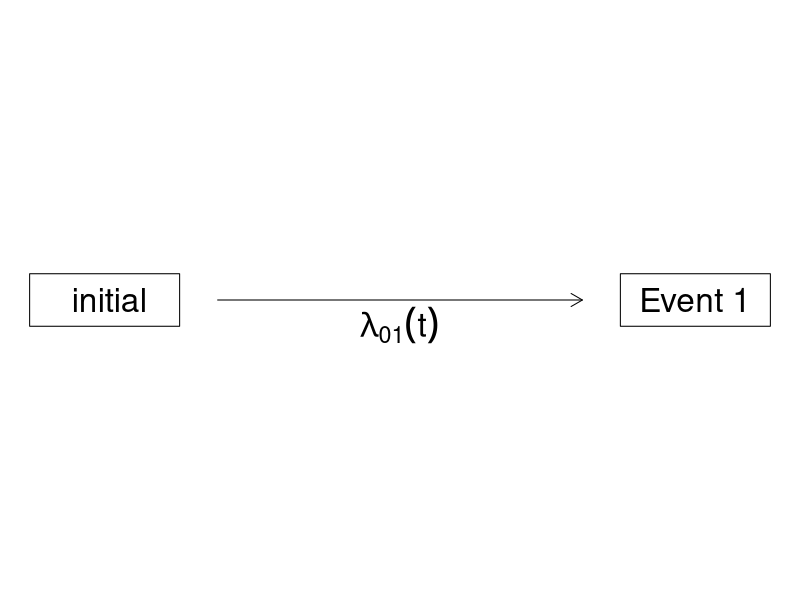
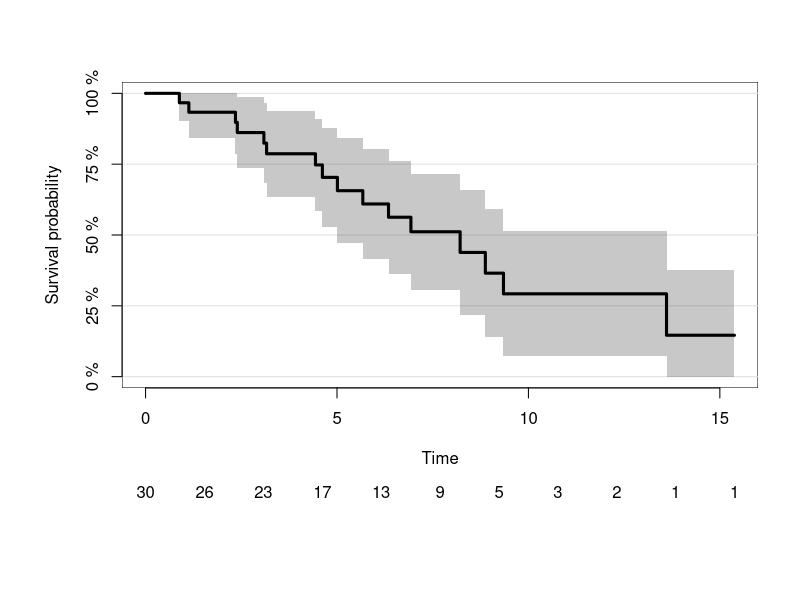
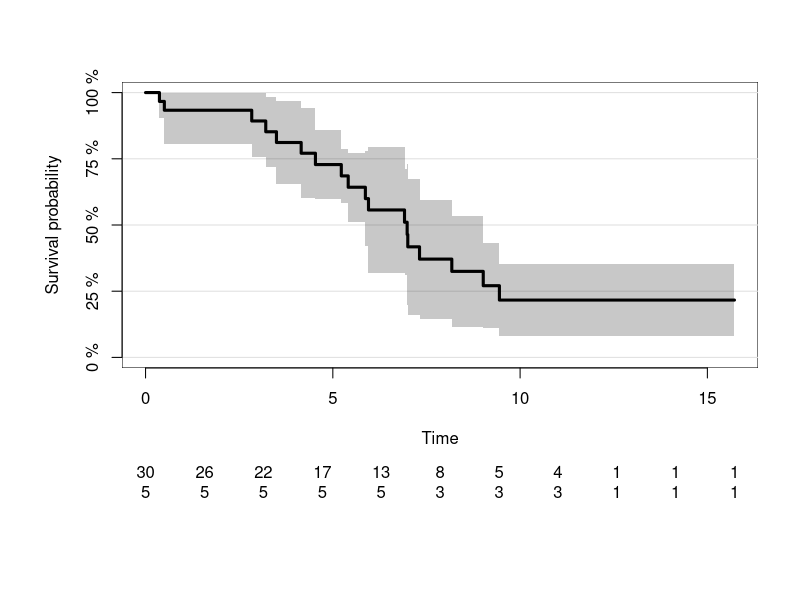
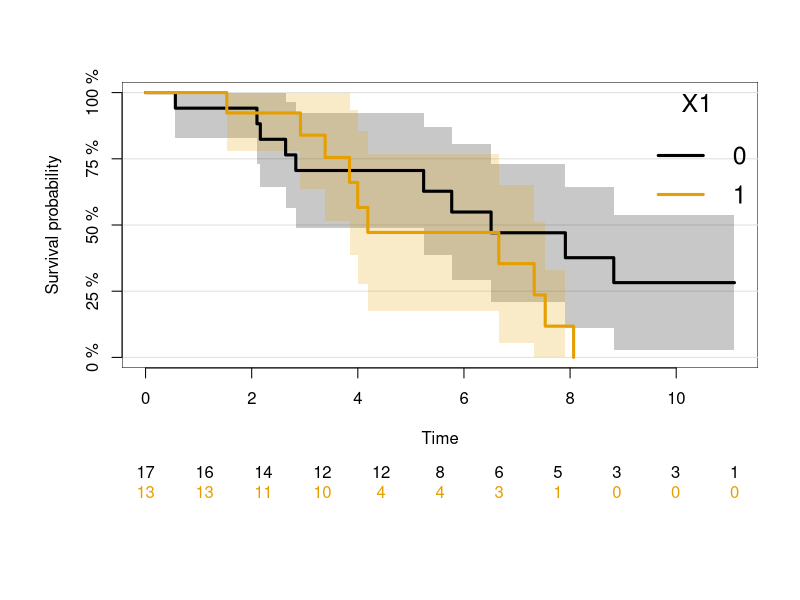
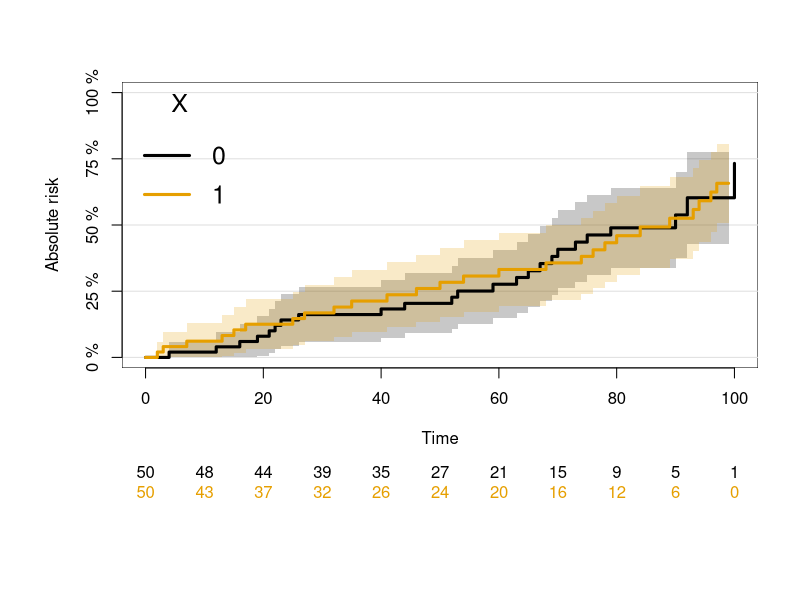
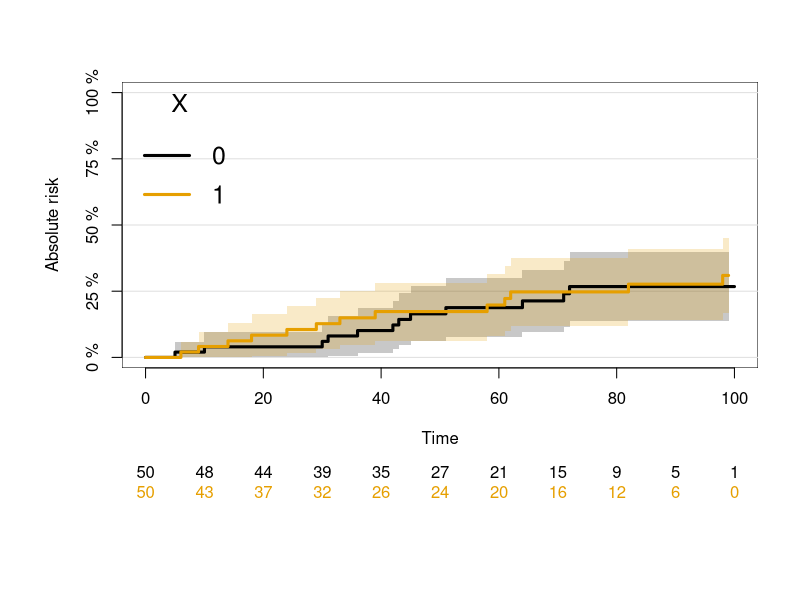
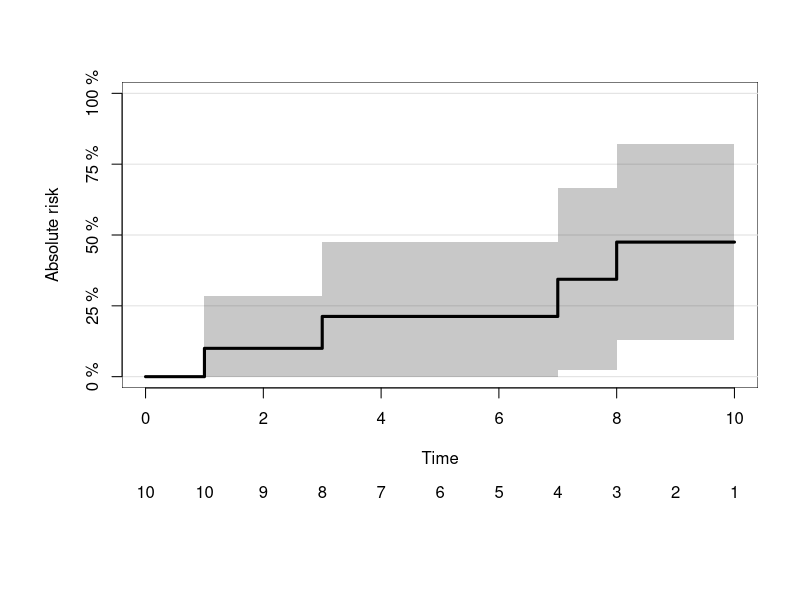
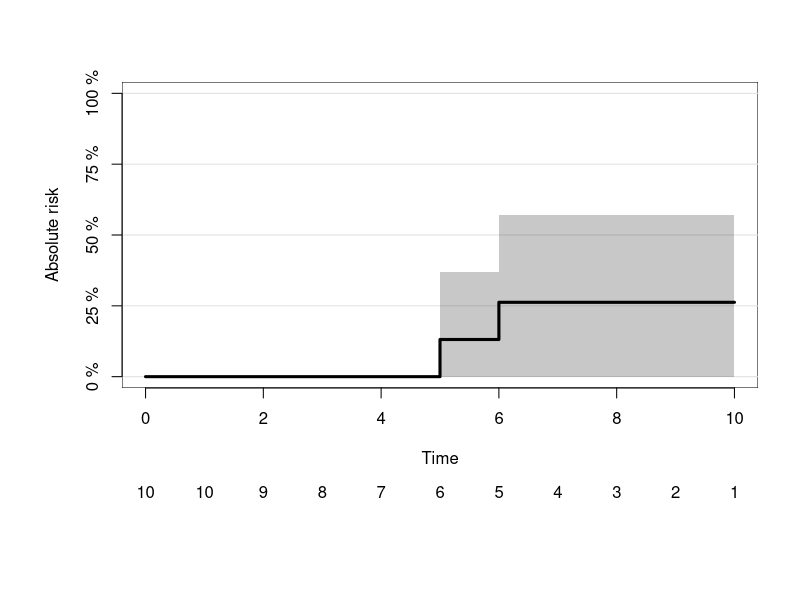

The R script that drew these images, in order:
# r2py crawler metadata
# package: prodlim
# source_type: rd_example
# topic: prodlim.Rd
# source_file: C:\Users\bened\AppData\Local\R\win-library\4.5\prodlim\help
# lines: 101

suppressPackageStartupMessages(library(prodlim))
##---------------------two-state survival model------------
dat <- SimSurv(30)
with(dat,plot(Hist(time,status)))
fit <- prodlim(Hist(time,status)~1,data=dat)
print(fit)
plot(fit)
summary(fit)
quantile(fit)

## Subset
fit1a <- prodlim(Hist(time,status)~1,data=dat,subset=dat$X1==1)
fit1b <- prodlim(Hist(time,status)~1,data=dat,subset=dat$X1==1 & dat$X2>0)

## --------------------clustered data---------------------
library(survival)
cdat <- cbind(SimSurv(30),patnr=sample(1:5,size=30,replace=TRUE))
fit <- prodlim(Hist(time,status)~cluster(patnr),data=cdat)
print(fit)
plot(fit)
summary(fit)


##-----------compare Kaplan-Meier to survival package---------

dat <- SimSurv(30)
pfit <- prodlim(Surv(time,status)~1,data=dat)
pfit <- prodlim(Hist(time,status)~1,data=dat) ## same thing
sfit <- survfit(Surv(time,status)~1,data=dat,conf.type="plain")
##  same result for the survival distribution function 
all(round(pfit$surv,12)==round(sfit$surv,12))
summary(pfit,digits=3)
summary(sfit,times=quantile(unique(dat$time)))

##-----------estimating the censoring survival function----------------

rdat <- data.frame(time=c(1,2,3,3,3,4,5,5,6,7),status=c(1,0,0,1,0,1,0,1,1,0))
rpfit <- prodlim(Hist(time,status)~1,data=rdat,reverse=TRUE)
rsfit <- survfit(Surv(time,1-status)~1,data=rdat,conf.type="plain")
## When there are ties between times at which events are observed
## times at which subjects are right censored, then the convention
## is that events come first. This is not obeyed by the above call to survfit,
## and hence only prodlim delivers the correct reverse Kaplan-Meier:
cbind("Wrong:"=rsfit$surv,"Correct:"=rpfit$surv)
##----------------  quantiles of the potential followup time-----

G=prodlim(Hist(time,status)~X1,data=dat,reverse=TRUE)
quantile(G)

##-------------------stratified Kaplan-Meier---------------------

stratfit <- prodlim(Surv(time,status)~X1,data=dat)
summary(stratfit)
summary(stratfit,intervals=TRUE)
plot(stratfit)

##----------continuous covariate: Stone-Beran estimate------------

SB=prodlim(Surv(time,status)~X2,data=dat)
summary(SB,newdata=data.frame(X2=c(-0.3,0,.5)))

##-------------both discrete and continuous covariates------------

prodlim(Surv(time,status)~X2+X1,data=dat)

##----------------------interval censored data----------------------

dat <- data.frame(L=1:10,R=c(2,3,12,8,9,10,7,12,12,12),status=c(1,1,0,1,1,1,1,0,0,0))
with(dat,Hist(time=list(L,R),event=status))

dat$event=1
npmle.fitml <- prodlim(Hist(time=list(L,R),event)~1,data=dat)

##-------------competing risks-------------------

CompRiskFrame <- data.frame(time=1:100,event=rbinom(100,2,.5),X=rbinom(100,1,.5))
crFit <- prodlim(Hist(time,event)~X,data=CompRiskFrame)
summary(crFit)
plot(crFit)
summary(crFit,cause=2)
plot(crFit,cause=2)


# Changing the cens.code:
dat <- data.frame(time=1:10,status=c(1,2,1,2,5,5,1,1,2,2))
fit <- prodlim(Hist(time,status)~1,data=dat)
print(fit$model.response)
fit <- prodlim(Hist(time,status,cens.code="2")~1,data=dat)
print(fit$model.response)
plot(fit)
plot(fit,cause="5")


##------------delayed entry----------------------

## left-truncated event times with competing risk endpoint 

dat <- data.frame(entry=c(7,3,11,12,11,2,1,7,15,17,3),time=10:20,status=c(1,0,2,2,0,0,1,2,0,2,0))
fitd <- prodlim(Hist(time=time,event=status,entry=entry)~1,data=dat)
summary(fitd)
plot(fitd)
